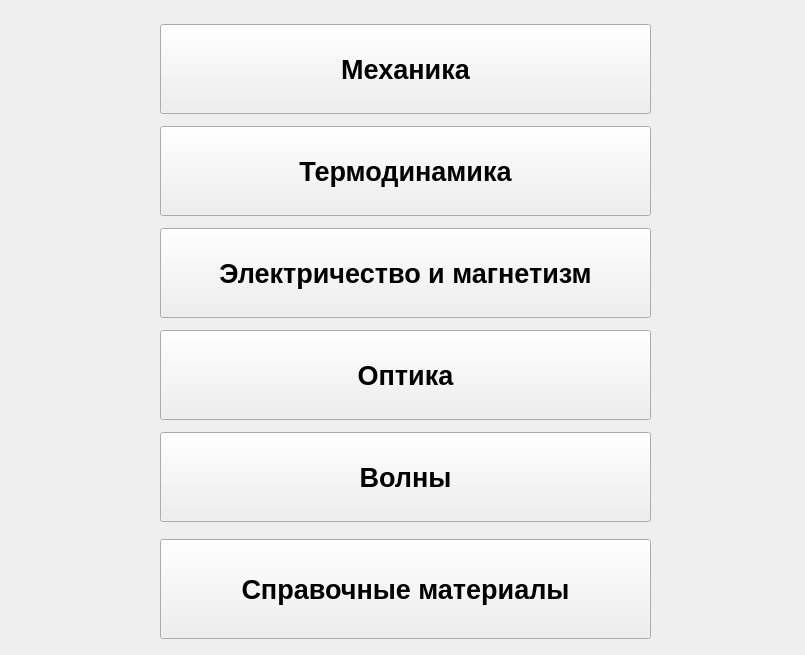
<?xml version="1.0" encoding="UTF-8"?>
<ui version="4.0">
 <class>TipeFiz</class>
 <widget class="QMainWindow" name="TipeFiz">
  <property name="geometry">
   <rect>
    <x>0</x>
    <y>0</y>
    <width>805</width>
    <height>655</height>
   </rect>
  </property>
  <property name="windowTitle">
   <string>MainWindow</string>
  </property>
  <widget class="QWidget" name="centralwidget">
   <widget class="QWidget" name="verticalLayoutWidget">
    <property name="geometry">
     <rect>
      <x>150</x>
      <y>10</y>
      <width>511</width>
      <height>641</height>
     </rect>
    </property>
    <layout class="QVBoxLayout" name="verticalLayout" stretch="100,0,100,0,1000,0">
     <property name="spacing">
      <number>8</number>
     </property>
     <property name="sizeConstraint">
      <enum>QLayout::SetMinimumSize</enum>
     </property>
     <property name="leftMargin">
      <number>10</number>
     </property>
     <property name="topMargin">
      <number>10</number>
     </property>
     <property name="rightMargin">
      <number>10</number>
     </property>
     <property name="bottomMargin">
      <number>10</number>
     </property>
     <item>
      <widget class="QPushButton" name="pushButton">
       <property name="sizePolicy">
        <sizepolicy hsizetype="MinimumExpanding" vsizetype="Ignored">
         <horstretch>10</horstretch>
         <verstretch>10</verstretch>
        </sizepolicy>
       </property>
       <property name="minimumSize">
        <size>
         <width>10</width>
         <height>10</height>
        </size>
       </property>
       <property name="maximumSize">
        <size>
         <width>500</width>
         <height>90</height>
        </size>
       </property>
       <property name="sizeIncrement">
        <size>
         <width>1000</width>
         <height>1000</height>
        </size>
       </property>
       <property name="baseSize">
        <size>
         <width>1000</width>
         <height>1000</height>
        </size>
       </property>
       <property name="font">
        <font>
         <pointsize>20</pointsize>
         <weight>75</weight>
         <bold>true</bold>
        </font>
       </property>
       <property name="text">
        <string>Механика</string>
       </property>
       <property name="iconSize">
        <size>
         <width>16</width>
         <height>16</height>
        </size>
       </property>
      </widget>
     </item>
     <item>
      <widget class="QPushButton" name="pushButton_5">
       <property name="maximumSize">
        <size>
         <width>500</width>
         <height>90</height>
        </size>
       </property>
       <property name="font">
        <font>
         <pointsize>20</pointsize>
         <weight>75</weight>
         <bold>true</bold>
        </font>
       </property>
       <property name="text">
        <string>Термодинамика</string>
       </property>
      </widget>
     </item>
     <item>
      <widget class="QPushButton" name="pushButton_2">
       <property name="maximumSize">
        <size>
         <width>500</width>
         <height>90</height>
        </size>
       </property>
       <property name="font">
        <font>
         <pointsize>20</pointsize>
         <weight>75</weight>
         <bold>true</bold>
        </font>
       </property>
       <property name="text">
        <string>Электричество и магнетизм</string>
       </property>
      </widget>
     </item>
     <item>
      <widget class="QPushButton" name="pushButton_4">
       <property name="maximumSize">
        <size>
         <width>500</width>
         <height>90</height>
        </size>
       </property>
       <property name="font">
        <font>
         <pointsize>20</pointsize>
         <weight>75</weight>
         <bold>true</bold>
        </font>
       </property>
       <property name="text">
        <string>Оптика</string>
       </property>
      </widget>
     </item>
     <item>
      <widget class="QPushButton" name="pushButton_3">
       <property name="maximumSize">
        <size>
         <width>500</width>
         <height>90</height>
        </size>
       </property>
       <property name="font">
        <font>
         <pointsize>20</pointsize>
         <weight>75</weight>
         <bold>true</bold>
        </font>
       </property>
       <property name="text">
        <string>Волны</string>
       </property>
       <property name="iconSize">
        <size>
         <width>28</width>
         <height>16</height>
        </size>
       </property>
       <property name="autoRepeatDelay">
        <number>329</number>
       </property>
      </widget>
     </item>
     <item>
      <widget class="QPushButton" name="pushButton_6">
       <property name="minimumSize">
        <size>
         <width>0</width>
         <height>100</height>
        </size>
       </property>
       <property name="maximumSize">
        <size>
         <width>16777215</width>
         <height>90</height>
        </size>
       </property>
       <property name="font">
        <font>
         <pointsize>20</pointsize>
         <weight>75</weight>
         <bold>true</bold>
        </font>
       </property>
       <property name="text">
        <string>Справочные материалы</string>
       </property>
      </widget>
     </item>
    </layout>
   </widget>
  </widget>
 </widget>
 <resources/>
 <connections/>
</ui>
